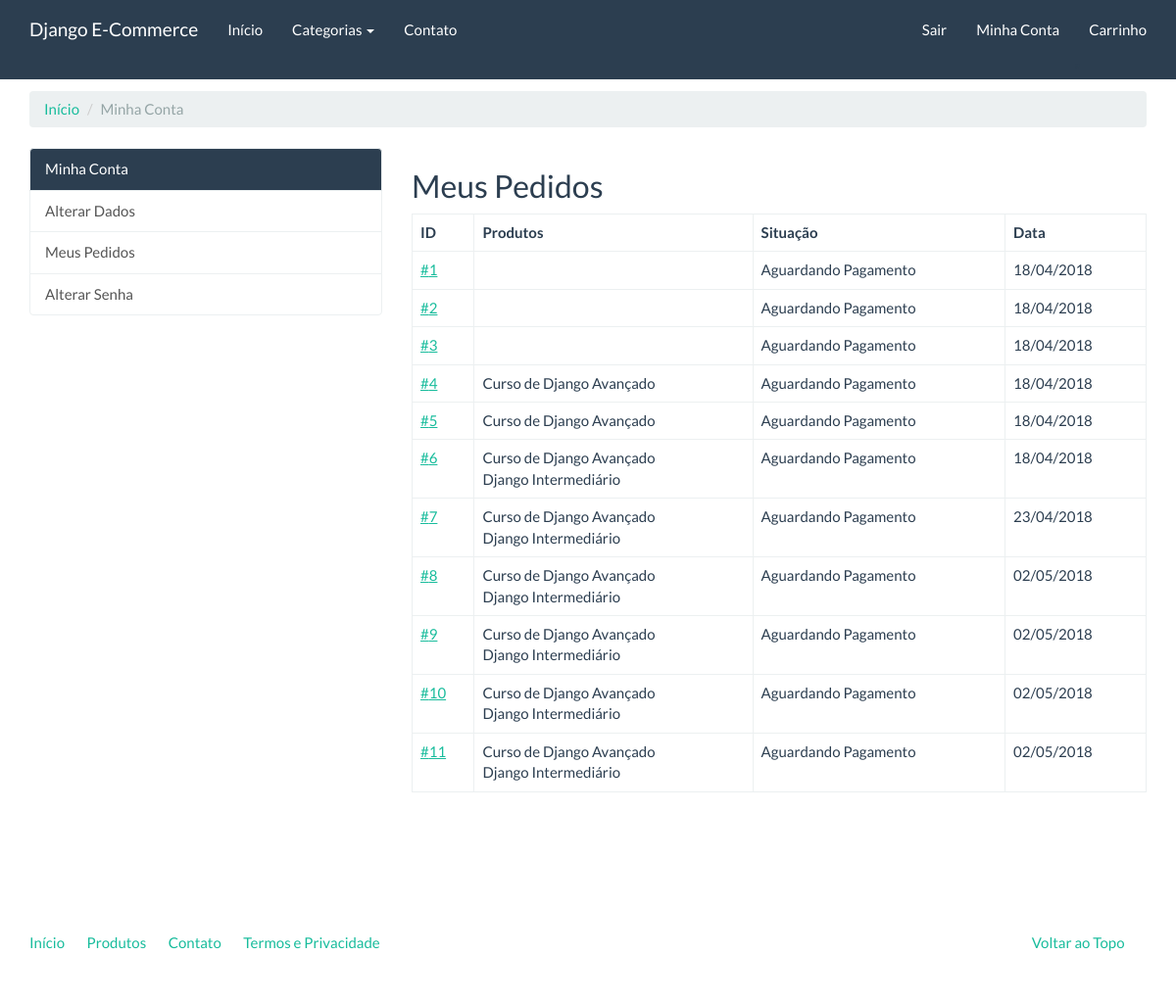
The page /compras/meus_pedidos/ (signed in) on the database its author committed.
### checkout/models.py (models this page shows, shortened)
class Order(models.Model):
    STATUS_CHOICES = (
        (0, 'Aguardando Pagamento'),
        (1, 'Concluída'),
        (2, 'Cancelada'),
    )
    PAYMENT_OPTIONS_CHOICES = (
        ('deposit', 'Depósito'),
        ('pagaseguro', 'PagSeguro'),
        ('paypal', 'Paypal'),
    )
    user = models.ForeignKey(settings.AUTH_USER_MODEL, on_delete=models.CASCADE,
                             verbose_name='Usuário')
    status = models.IntegerField('Situação', choices=STATUS_CHOICES, default=0, blank=True)
    payment_option = models.CharField('Opções de Pagamento', choices=PAYMENT_OPTIONS_CHOICES,
                                        default='deposit', max_length=20)
    created = models.DateTimeField('Criado em', auto_now_add=True)
    modified = models.DateTimeField('Modificado em', auto_now=True)
    objects = OrderManager()
    class Meta:
        verbose_name = 'Pedido'
        verbose_name_plural = 'Pedidos'
    def products(self):
        products_ids = self.items.values_list('product')
        return Product.objects.filter(pk__in=products_ids)
    def paypal(self):
        self.payment_option = 'paypal'
        self.save()
        paypal_dict = {
            'upload': '1',
            'business': settings.PAYPAL_EMAIL,
            'invoice': self.pk,
            'cmd': '_cart',
            'currency_code': 'BRL',
            'charset': 'utf-8',
        }
        index = 1
        for item in self.items.all():
            paypal_dict['amount_{}'.format(index)] = '%.2f' % item.price
            paypal_dict['item_name_{}'.format(index)] = item.product.name
            paypal_dict['quantity_{}'.format(index)] = item.quantity
            index = index + 1
        return paypal_dict

### catalog/models.py (models this page shows, shortened)
class Product(models.Model):
    name = models.CharField('Nome', max_length=100)
    slug = models.SlugField('Identificador', max_length=100)
    category = models.ForeignKey(Category, verbose_name='Categoria',
                                 on_delete=models.CASCADE)
    description = models.TextField('Descrição', blank=True)
    price = models.DecimalField('Preço', decimal_places=2, max_digits=8)
    created = models.DateTimeField('Criado em', auto_now_add=True)
    modified = models.DateTimeField('Modificado em', auto_now=True)
    class Meta:
        verbose_name = 'Produto'
        verbose_name_plural = 'Produtos'
        ordering = ['name']

### checkout/views.py (the view)
# urls.py: path('meus_pedidos/', views.OrderListView.as_view(), name='order_list'),
class OrderListView(LoginRequiredMixin, ListView):
    template_name = 'checkout/order_list.html'
    def get_queryset(self):
        return Order.objects.filter(user=self.request.user)

### catalog/context_processors.py (called while the page is built)
def categories(request):
    return {
        'categories': Category.objects.all()
    }

### catalog/models.py (called while the page is built)
    def get_absolute_url(self):
        return reverse('catalog:product_category_list',
                       kwargs={'slug': self.slug})

### core/templatetags/pagination.py (called while the page is built)
@register.inclusion_tag('pagination.html')
def pagination(request, paginator, page_obj):
    context = {}
    context['paginator'] = paginator
    context['request'] = request
    context['page_obj'] = page_obj
    getvars = request.GET.copy()
    if 'page' in getvars:
        del getvars['page']
    if len(getvars) > 0 :
        context['getvars'] = '&{0}'.format(getvars.urlencode())
    else:
        context['getvars'] = ''
    return context

### checkout/templates/checkout/order_list.html (shortened to what this page needs)
{% extends "accounts/index.html" %}
{% load pagination %}
{% block accounts_container %}
<h2>Meus Pedidos</h2>
<table class="table table-bordered">
    <thead>
        <tr>
            <th>
                ID
            </th>
            <th>
                Produtos
            </th>
            <th>
                Situação
            </th>
            <th>
                Data
            </th>
        </tr>
    </thead>
    <tbody>
        {% for order in object_list %}
        <tr>
            <td>
                <a href="{% url 'checkout:order_detail' order.pk%}">#{{ order.pk }}</a>
            </td>
            <td>
                {% for product in order.products %}
                {{ product.name }}{% if not forloop.last %}<br />{% endif %}
                {% endfor %}
            </td>
            <td>
                {{ order.get_status_display }}
            </td>
            <td>
                {{ order.created|date:"d/m/Y" }}
            </td>
        </tr>
        {% endfor %}
    </tbody>
</table>
{% pagination request paginator page_obj %}
{% endblock %}

### rows shown on the page
Order: pk "1", status "Aguardando Pagamento", created "18/04/2018"
Order: pk "2", status "Aguardando Pagamento", created "18/04/2018"
Order: pk "3", status "Aguardando Pagamento", created "18/04/2018"
Order: pk "4", status "Aguardando Pagamento", created "18/04/2018"
Product: name "Curso de Django Avançado"
Order: pk "5", status "Aguardando Pagamento", created "18/04/2018"
Order: pk "6", status "Aguardando Pagamento", created "18/04/2018"
Product: name "Django Intermediário"
Order: pk "7", status "Aguardando Pagamento", created "23/04/2018"
Order: pk "8", status "Aguardando Pagamento", created "02/05/2018"
Order: pk "9", status "Aguardando Pagamento", created "02/05/2018"
Order: pk "10", status "Aguardando Pagamento", created "02/05/2018"
Order: pk "11", status "Aguardando Pagamento", created "02/05/2018"
